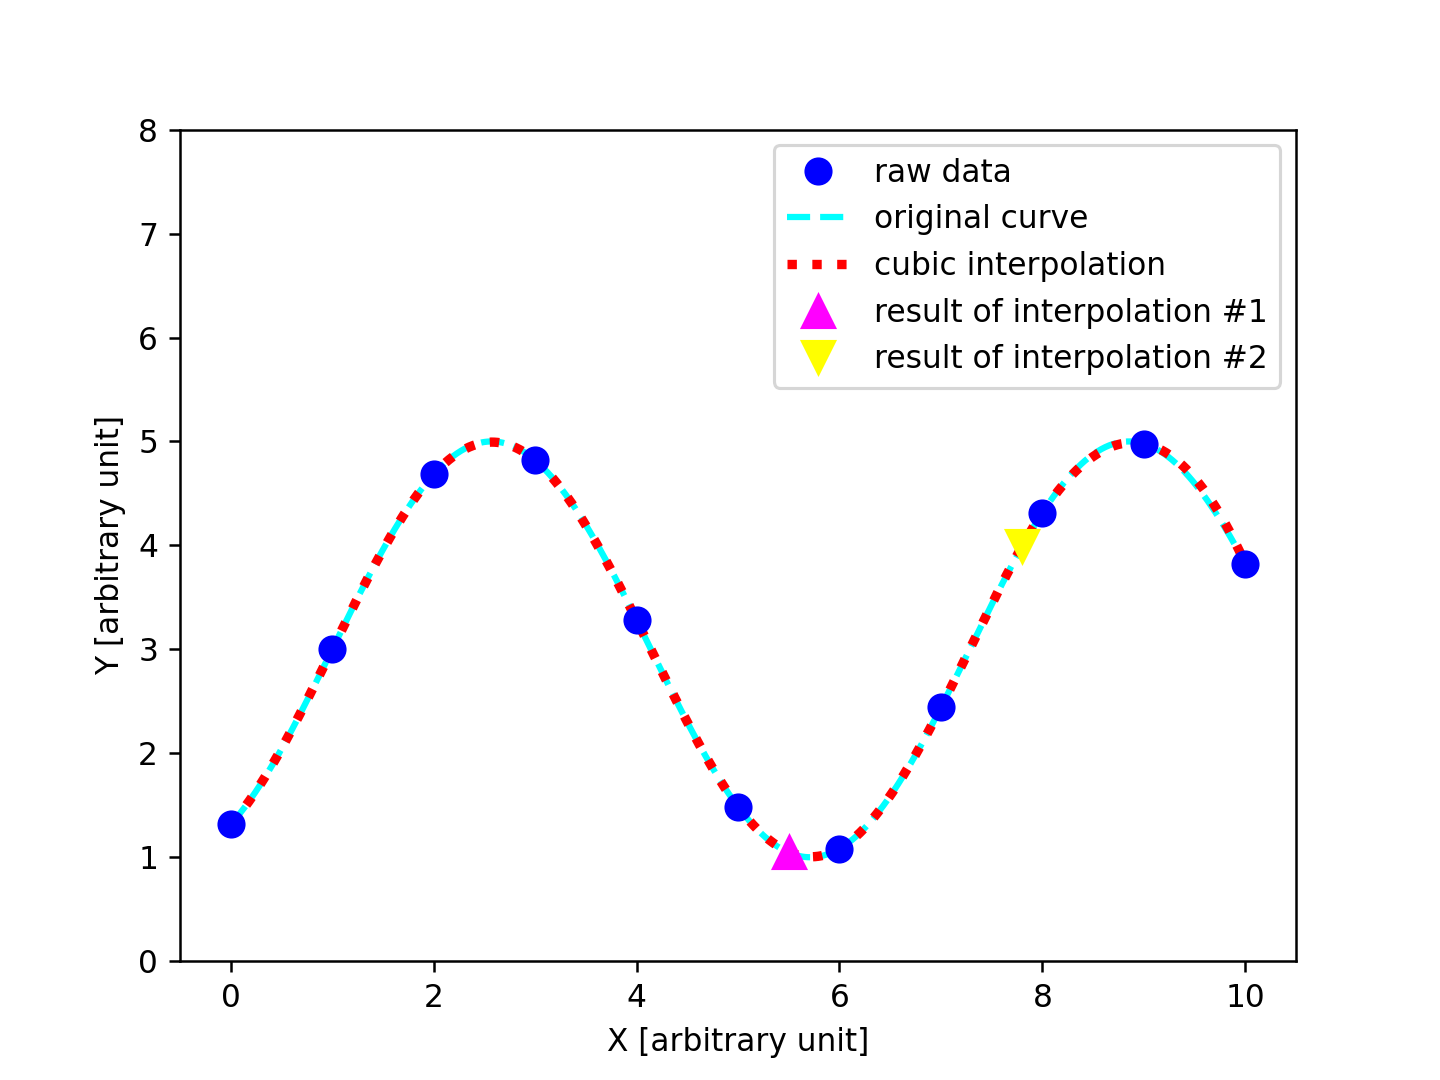

Reproduce this figure in Python.
#!/usr/pkg/bin/python3.9

#
# Time-stamp: <2022/10/16 23:55:18 (CST) daisuke>
#

# importing numpy module
import numpy

# importing scipy module
import scipy
import scipy.interpolate

# importing matplotlib module
import matplotlib.backends.backend_agg
import matplotlib.figure

# output image file
file_output = 'ai202209_s05_19.png'

# generating data for interpolation
data_x = numpy.linspace (0.0, 10.0, 11)
data_y = 2.0 * numpy.sin (data_x - 1.0) + 3.0

# printing data_x and data_y
print (f'data_x = {data_x}')
print (f'data_y = {data_y}')

# making a function for quadratic interpolation
func_interp = scipy.interpolate.interp1d (data_x, data_y, kind='cubic')

# getting Y-value for X-value at x=5.5
x1 = 5.5
y1 = func_interp (x1)

# printing result
print (f'func_interp ({x1}) = {y1}')
print (f'what we expect is: x={x1} --> y={2.0*numpy.sin (x1-1.0)+3.0}')

# getting Y-value for X-value at x=7.8
x2 = 7.8
y2 = func_interp (x2)

# printing result
print (f'func_interp ({x2}) = {y2}')
print (f'what we expect is: x={x2} --> y={2.0*numpy.sin (x2-1.0)+3.0}')

#
# making a plot using matplotlib
#

# making a fig object
fig = matplotlib.figure.Figure ()

# making a canvas object
canvas = matplotlib.backends.backend_agg.FigureCanvasAgg (fig)

# making an axes object
ax = fig.add_subplot (111)

# plotting data points
ax.plot (data_x, data_y, linestyle='None', marker='o', markersize=8.0, \
         color='blue', label='raw data', zorder=0.2)

# plotting original curve
data_x0 = numpy.linspace (0.0, 10.0, 1001)
data_y0 = 2.0 * numpy.sin (data_x0 - 1.0) + 3.0
ax.plot (data_x0, data_y0, linestyle='--', linewidth=2.0, color='cyan', \
         label='original curve', zorder=0.0)

# plotting result of interpolation
data_xi = numpy.linspace (0.0, 10.0, 1001)
data_yi = func_interp (data_xi)
ax.plot (data_xi, data_yi, linestyle=':', linewidth=3.0, color='red', \
         label='cubic interpolation', zorder=0.1)

# plotting interpolated values
ax.plot (x1, y1, linestyle='None', marker='^', markersize=10.0, \
         color='magenta', label='result of interpolation #1', zorder=0.3)
ax.plot (x2, y2, linestyle='None', marker='v', markersize=10.0, \
         color='yellow', label='result of interpolation #2', zorder=0.4)

# range of plot
ax.set_xlim (-0.5, 10.5)
ax.set_ylim (0.0, 8.0)

# labels
ax.set_xlabel ('X [arbitrary unit]')
ax.set_ylabel ('Y [arbitrary unit]')

# legend
ax.legend ()

# saving the figure to a file
fig.savefig (file_output, dpi=225)
